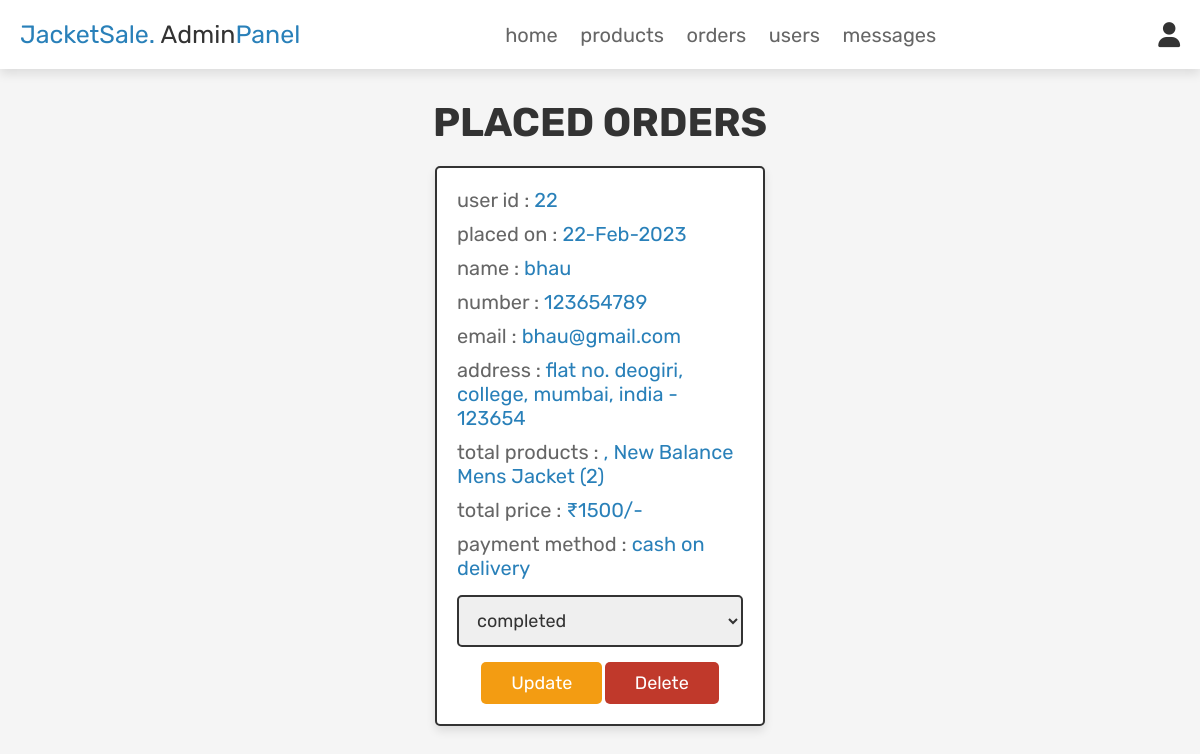
/admin_orders.php (signed in), run on the app's committed database.
### tables this page shows
CREATE TABLE `tbl_orders` (
  `id` int(255) NOT NULL,
  `user_id` int(255) NOT NULL,
  `name` varchar(100) NOT NULL,
  `number` varchar(10) NOT NULL,
  `email` varchar(100) NOT NULL,
  `method` varchar(50) NOT NULL,
  `address` varchar(500) NOT NULL,
  `total_products` varchar(1000) NOT NULL,
  `size` varchar(100) NOT NULL,
  `total_price` int(100) NOT NULL,
  `placed_on` varchar(50) NOT NULL,
  `payment_status` varchar(20) NOT NULL
);

### admin_orders.php (the view, shortened to what this page needs)
<?php
@include 'connect.php';
?>
<!DOCTYPE html>
<html lang="en">
<head>
    <link rel="stylesheet" href="https://cdnjs.cloudflare.com/ajax/libs/font-awesome/6.0.0/css/all.min.css">
    <link rel="stylesheet" href="css/admin_style.css">
</head>
<body>
    <?php @include 'admin_header.php'; ?>
    <section class="placed-orders">
        <h1 class="title">placed orders</h1>
        <div class="box-container">
            <?php
      $select_orders = mysqli_query($conn, "SELECT * FROM `tbl_orders`") or die('query failed');
      if(mysqli_num_rows($select_orders) > 0){
         while($fetch_orders = mysqli_fetch_assoc($select_orders)){
      ?>
            <div class="box">
                <p> user id : <span><?php echo $fetch_orders['user_id']; ?></span> </p>
                <p> placed on : <span><?php echo $fetch_orders['placed_on']; ?></span> </p>
                <p> name : <span><?php echo $fetch_orders['name']; ?></span> </p>
                <p> number : <span><?php echo $fetch_orders['number']; ?></span> </p>
                <p> email : <span><?php echo $fetch_orders['email']; ?></span> </p>
                <p> address : <span><?php echo $fetch_orders['address']; ?></span> </p>
                <p> total products : <span><?php echo $fetch_orders['total_products']; ?></span> </p>
                <p> total price : <span>₹<?php echo $fetch_orders['total_price']; ?>/-</span> </p>
                <p> payment method : <span><?php echo $fetch_orders['method']; ?></span> </p>
                <form action="" method="post">
                    <select name="update_payment">
                        <option disabled selected><?php echo $fetch_orders['payment_status']; ?></option>
                    </select>
                    <input type="submit" name="update_order" value="update" class="option-btn">
                    <a href="admin_orders.php?delete=<?php echo $fetch_orders['id']; ?>" class="delete-btn"
                        onclick="return confirm('delete this order?');">delete</a>
                </form>
            </div>
            <?php
         }
      }else{
         echo '<p class="empty">no orders placed yet!</p>';
      }
      ?>
        </div>
    </section>
</body>
</html>

### css/admin_style.css (style rules this page uses)
:root { --pink: #2980b9; --red: #c0392b; --orange: #f39c12; --black: #333; --white: #fff; --light-color: #666; --light-white: #ccc; --light-bg: #f5f5f5; --border: 0.2rem solid var(--black); --box-shadow: 0 0.5rem 1rem rgba(0, 0, 0, 0.1); }
* { font-family: "Rubik", sans-serif; margin: 0; padding: 0; box-sizing: border-box; outline: none; border: none; text-decoration: none; transition: all 0.2s linear; }
html { font-size: 62.5%; overflow-x: hidden; scroll-behavior: smooth; scroll-padding-top: 6.5rem; }
body { background: var(--light-bg); }
section { padding: 3rem 2rem; }
.title { text-align: center; margin-bottom: 2rem; color: var(--black); text-transform: uppercase; font-size: 4rem; }
.btn, .delete-btn, .option-btn { display: inline-block; border-radius: 0.5rem; margin-top: 1rem; font-size: 1.8rem; color: var(--white); cursor: pointer; padding: 1rem 3rem; text-transform: capitalize; }
.delete-btn { background-color: var(--red); }
.option-btn { background-color: var(--orange); }
.placed-orders .box-container { display: grid; grid-template-columns: repeat(auto-fit, 33rem); gap: 1.5rem; align-items: flex-start; max-width: 1200px; margin: 0 auto; justify-content: center; }
.placed-orders .box-container .box { padding: 2rem; border: var(--border); background-color: var(--white); box-shadow: var(--box-shadow); border-radius: 0.5rem; }
.placed-orders .box-container .box p { margin-bottom: 1rem; font-size: 2rem; color: var(--light-color); }
.placed-orders .box-container .box p span { color: var(--pink); }
.placed-orders .box-container .box form { margin-top: 1rem; text-align: center; }
.placed-orders .box-container .box form select { width: 100%; border: var(--border); padding: 1.2rem 1.4rem; font-size: 1.8rem; color: var(--black); border: var(--border); border-radius: 0.5rem; margin: 0.5rem 0; }

### data on the page
tbl_orders: user "22", placed_on "22-Feb-2023", name "bhau", number "123654789", email "bhau@gmail.com", address "flat no. deogiri, college, mumbai, india - 123654", total_products ", New Balance Mens Jacket (2)", total_price "1500", method "cash on delivery", update_payment "completed"
